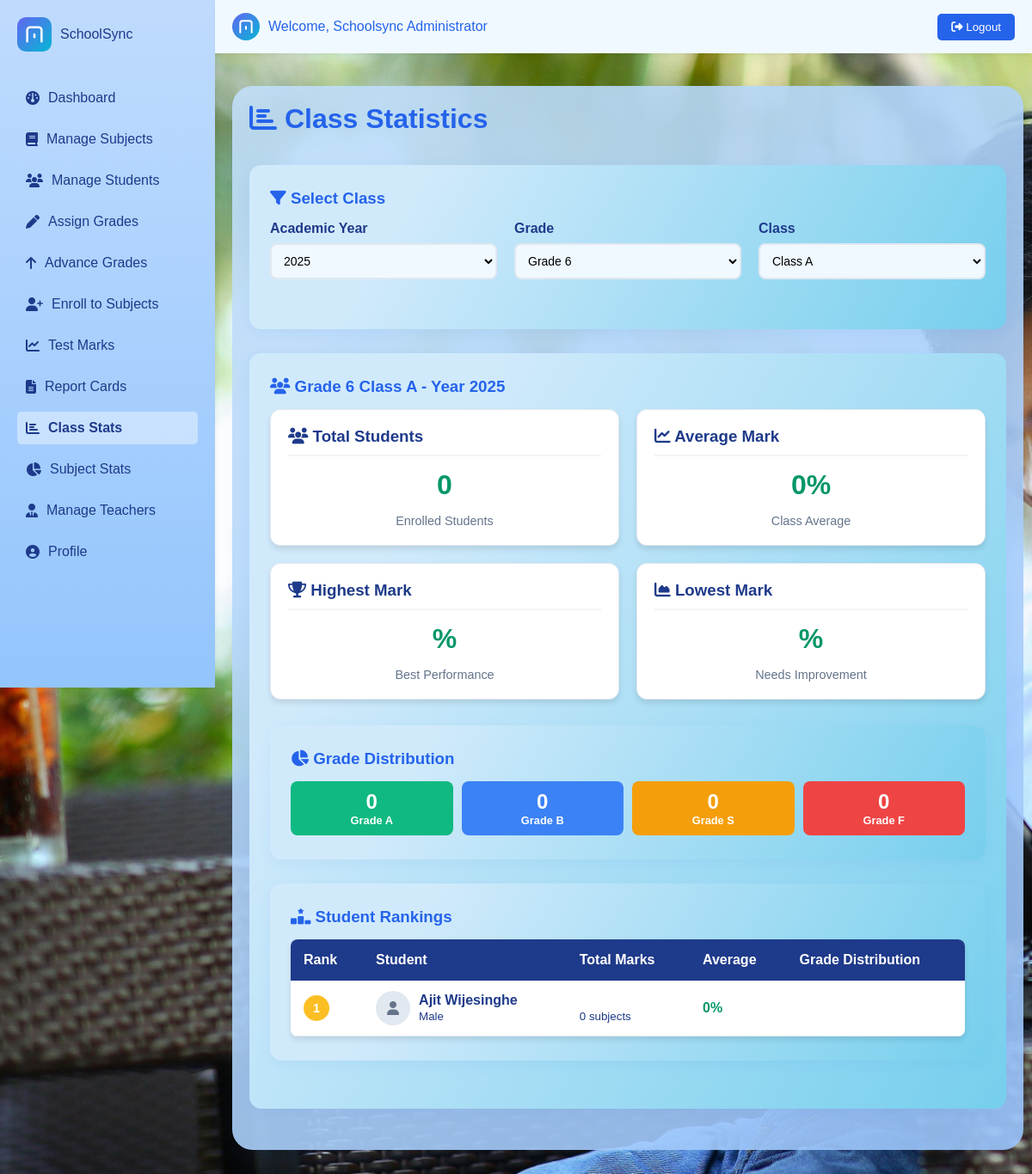
Page /php/class_stats.php?year=2025&grade=6&class=A (signed in) on the committed database.
### tables this page shows
CREATE TABLE `students` (
  `id` int(11) NOT NULL,
  `full_name` varchar(100) NOT NULL,
  `gender` enum('male','female') NOT NULL,
  `birth_date` date NOT NULL,
  `address` text DEFAULT NULL,
  `phone` varchar(15) DEFAULT NULL,
  `email` varchar(100) DEFAULT NULL,
  `religion` varchar(50) DEFAULT NULL,
  `father_name` varchar(100) DEFAULT NULL,
  `mother_name` varchar(100) DEFAULT NULL,
  `guardian_name` varchar(100) DEFAULT NULL,
  `guardian_phone` varchar(15) DEFAULT NULL,
  `guardian_email` varchar(100) DEFAULT NULL,
  `special_details` text DEFAULT NULL,
  `status` enum('active','inactive') NOT NULL DEFAULT 'active',
  `image_path` varchar(255) DEFAULT NULL,
  `created_at` timestamp NOT NULL DEFAULT current_timestamp()
);

### php/class_stats.php (the view, shortened to what this page needs)
<?php
include 'config.php';
$current_year = date('Y');
$selected_year = isset($_GET['year']) ? (int)$_GET['year'] : $current_year;
$selected_grade = isset($_GET['grade']) ? (int)$_GET['grade'] : 6;
$selected_class = isset($_GET['class']) ? $_GET['class'] : 'A';
$years = array();
for ($i = $current_year - 5; $i <= $current_year + 5; $i++) {
    $years[] = $i;
}
$grades = array();
if ($selected_year) {
    $grade_sql = "SELECT DISTINCT grade_number FROM grades WHERE year = ? ORDER BY grade_number";
    $grade_stmt = $conn->prepare($grade_sql);
    $grade_stmt->bind_param("i", $selected_year);
    $grade_stmt->execute();
    $grade_result = $grade_stmt->get_result();
    while ($row = $grade_result->fetch_assoc()) {
        $grades[] = $row['grade_number'];
    }
}
$classes = array();
if ($selected_year && $selected_grade) {
    $class_sql = "SELECT DISTINCT class_name FROM grades WHERE year = ? AND grade_number = ? ORDER BY class_name";
    $class_stmt = $conn->prepare($class_sql);
    $class_stmt->bind_param("ii", $selected_year, $selected_grade);
    $class_stmt->execute();
    $class_result = $class_stmt->get_result();
    while ($row = $class_result->fetch_assoc()) {
        $classes[] = $row['class_name'];
    }
}
$class_stats = array();
$student_rankings = array();
if ($selected_year && $selected_grade && $selected_class) {
    $students_sql = "SELECT DISTINCT s.id, s.full_name, s.gender, s.image_path
                     FROM students s
                     JOIN student_grades sg ON s.id = sg.student_id
                     JOIN grades g ON sg.grade_id = g.id
                     WHERE g.year = ? AND g.grade_number = ? AND g.class_name = ? AND sg.status = 'active'
                     ORDER BY s.full_name";
    $students_stmt = $conn->prepare($students_sql);
    $students_stmt->bind_param("iis", $selected_year, $selected_grade, $selected_class);
    $students_stmt->execute();
    $students_result = $students_stmt->get_result();
    $student_ids = array();
    while ($student = $students_result->fetch_assoc()) {
        $student_ids[] = $student['id'];
    }
    if (!empty($student_ids)) {
        $overall_sql = "SELECT
                           COUNT(DISTINCT m.student_id) as total_students,
                           COUNT(m.id) as total_marks,
                           MIN(m.mark) as min_mark,
                           MAX(m.mark) as max_mark,
                           AVG(m.mark) as avg_mark,
                           COUNT(CASE WHEN m.mark >= 75 THEN 1 END) as grade_a_count,
                           COUNT(CASE WHEN m.mark >= 60 AND m.mark < 75 THEN 1 END) as grade_b_count,
                           COUNT(CASE WHEN m.mark >= 40 AND m.mark < 60 THEN 1 END) as grade_s_count,
                           COUNT(CASE WHEN m.mark < 40 THEN 1 END) as grade_f_count
                        FROM marks m
                        JOIN student_grades sg ON m.student_id = sg.student_id
                        JOIN grades g ON sg.grade_id = g.id
                        WHERE g.year = ? AND g.grade_number = ? AND g.class_name = ? AND m.student_id IN (" . implode(',', $student_ids) . ")";
        $overall_stmt = $conn->prepare($overall_sql);
        $overall_stmt->bind_param("iis", $selected_year, $selected_grade, $selected_class);
        $overall_stmt->execute();
        $overall_result = $overall_stmt->get_result();
        $class_stats = $overall_result->fetch_assoc();
        $ranking_sql = "SELECT
                           s.id, s.full_name, s.gender, s.image_path,
                           COUNT(m.id) as subjects_count,
                           SUM(m.mark) as total_marks,
                           AVG(m.mark) as average_mark,
                           COUNT(CASE WHEN m.mark >= 75 THEN 1 END) as a_grades,
                           COUNT(CASE WHEN m.mark >= 60 AND m.mark < 75 THEN 1 END) as b_grades,
                           COUNT(CASE WHEN m.mark >= 40 AND m.mark < 60 THEN 1 END) as s_grades,
                           COUNT(CASE WHEN m.mark < 40 THEN 1 END) as f_grades
                        FROM students s
                        LEFT JOIN marks m ON s.id = m.student_id
                        LEFT JOIN student_grades sg ON s.id = sg.student_id
                        LEFT JOIN grades g ON sg.grade_id = g.id
                        WHERE g.year = ? AND g.grade_number = ? AND g.class_name = ? AND sg.status = 'active'
                        GROUP BY s.id, s.full_name, s.gender, s.image_path
                        ORDER BY total_marks DESC, average_mark DESC";
        $ranking_stmt = $conn->prepare($ranking_sql);
        $ranking_stmt->bind_param("iis", $selected_year, $selected_grade, $selected_class);
        $ranking_stmt->execute();
        $ranking_result = $ranking_stmt->get_result();
        while ($row = $ranking_result->fetch_assoc()) {
            $student_rankings[] = $row;
        }
    }
}
?>
<!DOCTYPE html>
<html lang="en">
<head>
    <link rel="stylesheet" href="../css/styles.css">
    <link rel="stylesheet" href="https://cdnjs.cloudflare.com/ajax/libs/font-awesome/6.4.2/css/all.min.css">
</head>
<body>
    <?php include 'navbar.php'; ?>
    <div class="container">
        <div class="header-container">
            <h1><i class="fa-solid fa-chart-bar"></i> Class Statistics</h1>
        </div>
        <div class="card">
            <h3><i class="fa-solid fa-filter"></i> Select Class</h3>
            <form method="GET" class="selection-container">
                <div class="selection-group">
                    <label for="year">Academic Year</label>
                    <select name="year" id="year" onchange="this.form.submit()">
                        <?php foreach ($years as $year): ?>
                            <option value="<?php echo $year; ?>" <?php if ($selected_year == $year) echo 'selected'; ?>>
                                <?php echo $year; ?>
                            </option>
                        <?php endforeach; ?>
                    </select>
                </div>
                <div class="selection-group">
                    <label for="grade">Grade</label>
                    <select name="grade" id="grade" onchange="this.form.submit()" <?php if (!$selected_year) echo 'disabled'; ?>>
                        <?php foreach ($grades as $grade): ?>
                            <option value="<?php echo $grade; ?>" <?php if ($selected_grade == $grade) echo 'selected'; ?>>
                                Grade <?php echo $grade; ?>
                            </option>
                        <?php endforeach; ?>
                    </select>
                </div>
                <div class="selection-group">
                    <label for="class">Class</label>
                    <select name="class" id="class" onchange="this.form.submit()" <?php if (!$selected_grade) echo 'disabled'; ?>>
                        <?php foreach ($classes as $class): ?>
                            <option value="<?php echo $class; ?>" <?php if ($selected_class == $class) echo 'selected'; ?>>
                                Class <?php echo $class; ?>
                            </option>
                        <?php endforeach; ?>
                    </select>
                </div>
            </form>
        </div>
        <?php if ($selected_year && $selected_grade && $selected_class && !empty($class_stats)): ?>
            <div class="card">
                <h3><i class="fa-solid fa-users"></i> Grade <?php echo $selected_grade; ?> Class <?php echo $selected_class; ?> - Year <?php echo $selected_year; ?></h3>
                <div class="stats-grid">
                    <div class="stat-card">
                        <h3><i class="fa-solid fa-users"></i> Total Students</h3>
                        <div class="stat-value"><?php echo $class_stats['total_students']; ?></div>
                        <div class="stat-label">Enrolled Students</div>
                    </div>
                    <div class="stat-card">
                        <h3><i class="fa-solid fa-chart-line"></i> Average Mark</h3>
                        <div class="stat-value"><?php echo round($class_stats['avg_mark'], 1); ?>%</div>
                        <div class="stat-label">Class Average</div>
                    </div>
                    <div class="stat-card">
                        <h3><i class="fa-solid fa-trophy"></i> Highest Mark</h3>
                        <div class="stat-value"><?php echo $class_stats['max_mark']; ?>%</div>
                        <div class="stat-label">Best Performance</div>
                    </div>
                    <div class="stat-card">
                        <h3><i class="fa-solid fa-chart-area"></i> Lowest Mark</h3>
                        <div class="stat-value"><?php echo $class_stats['min_mark']; ?>%</div>
                        <div class="stat-label">Needs Improvement</div>
                    </div>
                </div>
                <div class="card">
                    <h3><i class="fa-solid fa-pie-chart"></i> Grade Distribution</h3>
                    <div class="grade-distribution">
                        <div class="grade-item grade-a">
                            <div style="font-size: 1.5rem;"><?php echo $class_stats['grade_a_count']; ?></div>
                            <div style="font-size: 0.8rem;">Grade A</div>
                        </div>
                        <div class="grade-item grade-b">
                            <div style="font-size: 1.5rem;"><?php echo $class_stats['grade_b_count']; ?></div>
                            <div style="font-size: 0.8rem;">Grade B</div>
                        </div>
                        <div class="grade-item grade-s">
                            <div style="font-size: 1.5rem;"><?php echo $class_stats['grade_s_count']; ?></div>
                            <div style="font-size: 0.8rem;">Grade S</div>
                        </div>
                        <div class="grade-item grade-f">
                            <div style="font-size: 1.5rem;"><?php echo $class_stats['grade_f_count']; ?></div>
                            <div style="font-size: 0.8rem;">Grade F</div>
                        </div>
                    </div>
                </div>
                <?php if (!empty($student_rankings)): ?>
                    <div class="card">
                        <h3><i class="fa-solid fa-ranking-star"></i> Student Rankings</h3>
                        <table class="ranking-table">
                            <thead>
                                <tr>
                                    <th>Rank</th>
                                    <th>Student</th>
                                    <th>Total Marks</th>
                                    <th>Average</th>
                                    <th>Grade Distribution</th>
                                </tr>
                            </thead>
                            <tbody>
                                <?php foreach ($student_rankings as $index => $student): ?>
                                    <tr>
                                        <td>
                                            <?php
                                            $rank = $index + 1;
                                            $rank_class = $rank <= 3 ? "rank-$rank" : "rank-other";
                                            ?>
                                            <span class="rank-badge <?php echo $rank_class; ?>"><?php echo $rank; ?></span>
                                        </td>
                                        <td>
                                            <div style="display: flex; align-items: center; gap: 10px;">
                                                <div style="width: 40px; height: 40px; border-radius: 50%; background: #e2e8f0; display: flex; align-items: center; justify-content: center; color: #64748b; overflow: hidden;">
                                                    <?php if ($student['image_path']): ?>
                                                        <img src="<?php echo htmlspecialchars($student['image_path']); ?>" alt="Student Photo" style="width: 100%; height: 100%; object-fit: cover;">
                                                    <?php else: ?>
                                                        <i class="fa-solid fa-user"></i>
                                                    <?php endif; ?>
                                                </div>
                                                <div>
                                                    <strong><?php echo htmlspecialchars($student['full_name']); ?></strong>
                                                    <br><small><?php echo ucfirst($student['gender']); ?></small>
                                                </div>
                                            </div>
                                        </td>
                                        <td>
                                            <br><small><?php echo $student['subjects_count']; ?> subjects</small>
                                        </td>
                                        <td>
                                            <strong style="color: #059669;"><?php echo round($student['average_mark'], 1); ?>%</strong>
                                        </td>
                                        <td>
                                        </td>
                                    </tr>
                                <?php endforeach; ?>
                            </tbody>
                        </table>
                    </div>
                <?php endif; ?>
            </div>
        <?php endif; ?>
    </div>
</body>
</html>

### rows in the picture
students: rank "1", full_name "Ajit Wijesinghe", gender "Male", subjects_count "0", average_mark "0"

### other values in the picture
$_SESSION['full_name'] "Schoolsync Administrator"
$selected_grade "6"
$selected_class "A"
$selected_year "2025"
$class_stats['total_students'] "0"
$class_stats['avg_mark'] "0"
$class_stats['grade_a_count'] "0"
$class_stats['grade_b_count'] "0"
$class_stats['grade_s_count'] "0"
$class_stats['grade_f_count'] "0"
form field year "2025"
